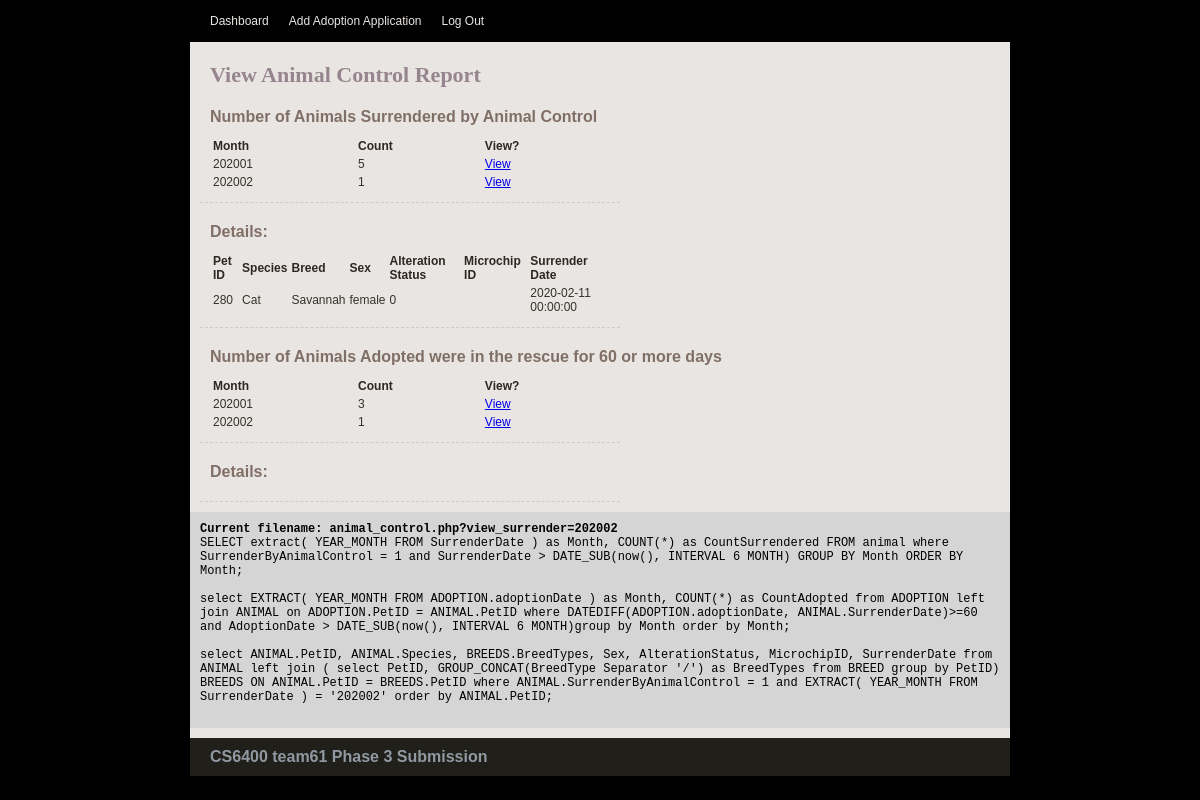
/animal_control.php?view_surrender=202002 (signed in), run on the app's committed database.
### tables this page shows
CREATE TABLE ANIMAL (
    PetID INT NOT NULL AUTO_INCREMENT,
    AlterationStatus BOOLEAN NOT NULL,
    Name VARCHAR(45) NOT NULL,
    Sex VARCHAR(10) NOT NULL,
    Age FLOAT NOT NULL,
    Description VARCHAR(200) NOT NULL,
    Species VARCHAR(20) NOT NULL,
    SurrenderReason VARCHAR(200) NOT NULL,
    SurrenderByAnimalControl BOOLEAN NOT NULL,
    SurrenderDate DATETIME NOT NULL,
    MicrochipID VARCHAR(50) NULL,
    Username VARCHAR(20) NOT NULL,
    PRIMARY KEY (PetID),
    FOREIGN KEY (Species) REFERENCES SPECIES (Species),
    FOREIGN KEY (Username) REFERENCES `USER` (Username));

### animal_control.php (the view, shortened to what this page needs)
<?php
include('lib/common.php');
$query = "SELECT extract( YEAR_MONTH FROM SurrenderDate ) as Month, COUNT(*) as CountSurrendered " .
    "FROM animal " .
    "where SurrenderByAnimalControl = 1 and SurrenderDate  > DATE_SUB(now(), INTERVAL 6 MONTH) " .
    "GROUP BY Month " .
    "ORDER BY Month";
$surrendercount = mysqli_query($db, $query);
$query = "select EXTRACT( YEAR_MONTH FROM ADOPTION.adoptionDate ) as Month, COUNT(*) as CountAdopted " .
    "from ADOPTION " .
    "left join ANIMAL " .
    "on ADOPTION.PetID = ANIMAL.PetID " .
    "where DATEDIFF(ADOPTION.adoptionDate, ANIMAL.SurrenderDate)>=60 and AdoptionDate > DATE_SUB(now(), INTERVAL 6 MONTH)" .
    "group by Month " .
    "order by Month";
$adoptioncount = mysqli_query($db, $query);
if (!empty($_GET['view_surrender'])) {
    $month = $_GET['view_surrender'];
    $query = "select ANIMAL.PetID, ANIMAL.Species, BREEDS.BreedTypes, Sex, AlterationStatus, MicrochipID, SurrenderDate ".
            "from ANIMAL " .
            "left join ( " .
            "select PetID, GROUP_CONCAT(BreedType Separator '/') as BreedTypes " .
            "from BREED " .
            "group by PetID) BREEDS " .
            "ON ANIMAL.PetID = BREEDS.PetID " .
            "where ANIMAL.SurrenderByAnimalControl = 1 and EXTRACT( YEAR_MONTH FROM SurrenderDate ) = '$month' ".
            "order by ANIMAL.PetID";
    $surrender_animal = mysqli_query($db, $query);
}
?>
<?php include("lib/header.php"); ?>
</head>
<body>
    <div id="main_container">
        <?php include("lib/menu.php"); ?>
        <div class="center_content">
            <div class="center_left">
                <div class="title_name">View Animal Control Report</div>
                <div class="features">
                    <div class="section">
                        <div class="subtitle">Number of Animals Surrendered by Animal Control</div>
                        <table>
                            <?php
                            if (isset($surrendercount)) {
                                print "<tr>";
                                print "<td class='heading'>Month</td>";
                                print "<td class='heading'>Count</td>";
                                print "<td class='heading'>View?</td>";
                                print "</tr>";
                                while ($row = mysqli_fetch_array($surrendercount, MYSQLI_ASSOC)) {
                                    print "<tr>";
                                    print "<td>{$row['Month']}</td>";
                                    print "<td>{$row['CountSurrendered']}</td>";
                                    print '<td>
                                        <a href="animal_control.php?view_surrender=' . urlencode($row['Month']) . '">View</a>
                                        </td>';
                                    print "</tr>";
                                }
                            }    ?>
                        </table>
                    </div>
                    <div class="section">
                        <div class="subtitle">Details:</div>
                        <table>
                            <?php
                            if (isset($surrender_animal)) {
                                print "<tr>";
                                print "<td class='heading'>Pet ID</td>";
                                print "<td class='heading'>Species</td>";
                                print "<td class='heading'>Breed</td>";
                                print "<td class='heading'>Sex</td>";
                                print "<td class='heading'>Alteration Status</td>";
                                print "<td class='heading'>Microchip ID</td>";
                                print "<td class='heading'>Surrender Date</td>";
                                print "</tr>";
                                while ($row = mysqli_fetch_array($surrender_animal, MYSQLI_ASSOC)) {
                                    print "<tr>";
                                        print "<td>{$row['PetID']}</td>";
                                        print "<td>{$row['Species']}</td>";
                                        print "<td>{$row['BreedTypes']}</td>";
                                        print "<td>{$row['Sex']}</td>";
                                        print "<td>{$row['AlterationStatus']}</td>";
                                        print "<td>{$row['MicrochipID']}</td>";
                                        print "<td>{$row['SurrenderDate']}</td>";
                                    print "</tr>";
                                }
                            }    ?>
                        </table>
                    </div>
                    <div class="section">
                        <div class="subtitle">Number of Animals Adopted were in the rescue for 60 or more days</div>
                        <table>
                            <?php
                            if (isset($adoptioncount)) {
                                print "<tr>";
                                print "<td class='heading'>Month</td>";
                                print "<td class='heading'>Count</td>";
                                print "<td class='heading'>View?</td>";
                                print "</tr>";
                                while ($row = mysqli_fetch_array($adoptioncount, MYSQLI_ASSOC)) {
                                    print "<tr>";
                                    print "<td>{$row['Month']}</td>";
                                    print "<td>{$row['CountAdopted']}</td>";
                                    print '<td>
                                        <a href="animal_control.php?view_adopted=' . urlencode($row['Month']) . '">View</a>
                                        </td>';
                                    print "</tr>";
                                }
                            }    ?>
                        </table>
                    </div>
                    <div class="section">
                        <div class="subtitle">Details:</div>
                    </div>
                </div>
            </div>
            <?php include("lib/error.php"); ?>
        </div>
        <?php include("lib/footer.php"); ?>
    </div>
</body>
</html>

### css/shelter_management.css (style rules this page uses)
body { background:url(../img/bg.gif) repeat #000000; padding:0; font-family: Verdana, Geneva, sans-serif; font-size:12px; margin:auto auto auto auto; color:#36322b; }
table { width: 100%; }
th, td { padding: 1px; text-align: left; }
#main_container { width:820px; height:auto; margin:auto; padding:0px; }
.title_name { width: auto; font-family: Georgia, serif; font-weight:bold; font-size:22px; color:#96858F; margin:0px 10px 0px 10px; }
.heading { font-size:12px; color:#2e2721; font-weight:bold; }
.subtitle { width: 600px; font-family: Verdana, Geneva, sans-serif; font-weight:bold; font-size:16px; color:#806F66; padding:10px 0px 10px 0px; }
.center_content { width:820px; height:auto; padding:10px 0px 10px 0px; clear:both; background-color:#E9E5E2; }
.center_left { width:600px; float:left; padding:10px 10px 10px 10px; }
.section { float:left; width:400px; border-bottom:1px #CCCCCC dashed; padding:10px 10px 10px 10px; }

### data on the page
animal: PetID "280", Species "Cat", BreedTypes "Savannah", Sex "female", AlterationStatus "0", SurrenderDate "2020-02-11 00:00:00"

### other printed values
$row['Month'] "202001"
$row['CountSurrendered'] "5"
$row['Month'] "202002"
$row['CountSurrendered'] "1"
$row['CountAdopted'] "3"
$row['CountAdopted'] "1"
$query "Current filename: animal_control.php?view_surrender=202002"
